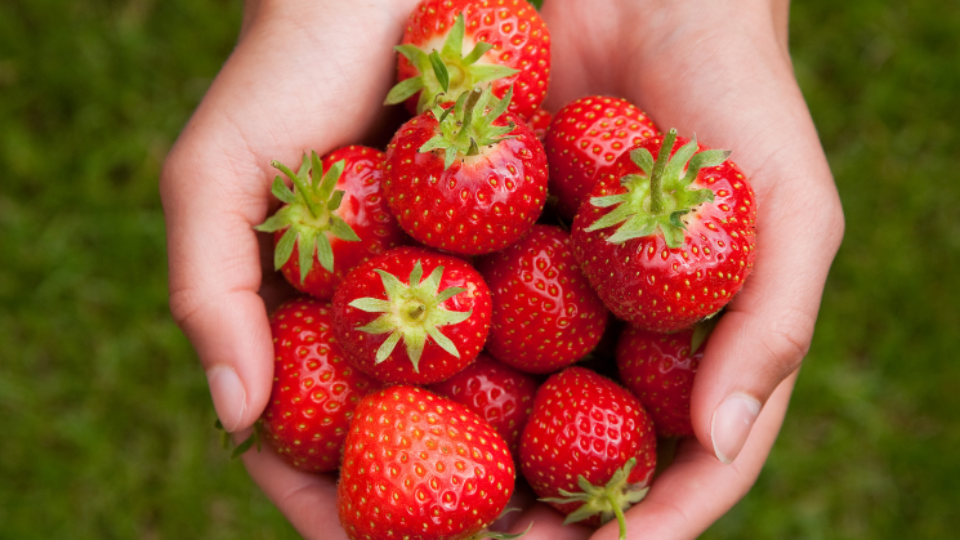
#> input picture 11_File_Operations/03_image_files/strawberries.png, 960 x 540 px
$ python 06_crop_image.py
#> lines starting #> are read from the running program, lines starting #| are printed output that depends on the picture
from PIL import Image

original_image = Image.open("strawberries.png")
#> original_image is the input picture: PIL image 960x540 RGBA; mean R, G, B, A 143.2, 86.8, 51.9, 255
original_image.show()

x1, y1, x2, y2 = 100, 100, 300, 300  # x and y coordinates relative to top left corner
cropped_image = original_image.crop((x1, y1, x2, y2))
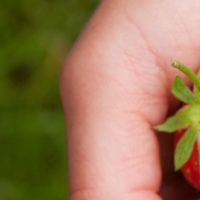
#> cropped_image: PIL image 200x200 RGBA; mean R, G, B, A 150.4, 120.7, 84.7, 255
cropped_image.show()

$ run again, with 11_File_Operations/03_image_files/MotivationalQuote.png copied over 11_File_Operations/03_image_files/strawberries.png
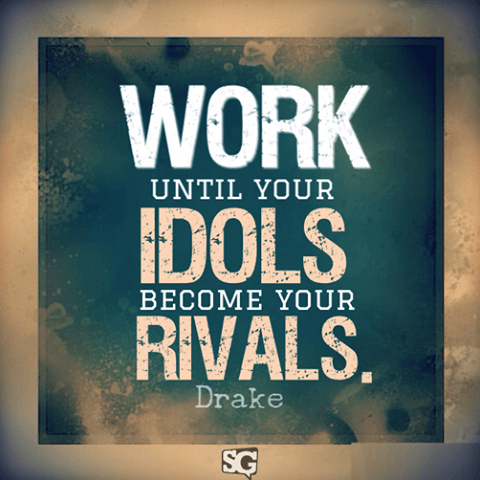
#> input picture 11_File_Operations/03_image_files/MotivationalQuote.png, 480 x 480 px
#> original_image is the input picture: PIL image 480x480 P; mean R, G, B 101.3, 110.9, 102.1
#> `cropped_image = original_image.crop((x1, y1, x2, y2))`:
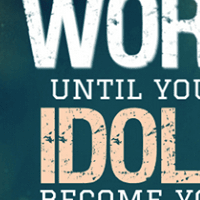
#> cropped_image: PIL image 200x200 P; mean R, G, B 105, 130.8, 133
